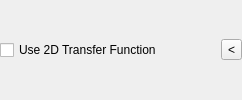
            <widget class="QFrame" name="frame_4">
             <property name="sizePolicy">
              <sizepolicy hsizetype="Minimum" vsizetype="Minimum">
               <horstretch>0</horstretch>
               <verstretch>0</verstretch>
              </sizepolicy>
             </property>
             <property name="frameShape">
              <enum>QFrame::NoFrame</enum>
             </property>
             <property name="frameShadow">
              <enum>QFrame::Plain</enum>
             </property>
             <property name="lineWidth">
              <number>0</number>
             </property>
             <layout class="QHBoxLayout" name="horizontalLayout_15">
              <property name="leftMargin">
               <number>0</number>
              </property>
              <property name="topMargin">
               <number>0</number>
              </property>
              <property name="rightMargin">
               <number>0</number>
              </property>
              <property name="bottomMargin">
               <number>0</number>
              </property>
              <item>
               <widget class="QCheckBox" name="checkBox_Use2DTrans">
                <property name="sizePolicy">
                 <sizepolicy hsizetype="Fixed" vsizetype="Fixed">
                  <horstretch>0</horstretch>
                  <verstretch>0</verstretch>
                 </sizepolicy>
                </property>
                <property name="minimumSize">
                 <size>
                  <width>0</width>
                  <height>18</height>
                 </size>
                </property>
                <property name="text">
                 <string>Use 2D Transfer Function</string>
                </property>
                <property name="checked">
                 <bool>false</bool>
                </property>
               </widget>
              </item>
              <item>
               <widget class="QLabel" name="label_2DIndicator">
                <property name="minimumSize">
                 <size>
                  <width>0</width>
                  <height>18</height>
                 </size>
                </property>
                <property name="font">
                 <font>
                  <weight>75</weight>
                  <bold>true</bold>
                 </font>
                </property>
                <property name="text">
                 <string/>
                </property>
               </widget>
              </item>
              <item>
               <spacer name="horizontalSpacer_12">
                <property name="orientation">
                 <enum>Qt::Horizontal</enum>
                </property>
                <property name="sizeHint" stdset="0">
                 <size>
                  <width>40</width>
                  <height>20</height>
                 </size>
                </property>
               </spacer>
              </item>
              <item>
               <widget class="QToolButton" name="toolButton_Collapse2D">
                <property name="toolTip">
                 <string>Collapse the polygon selcetion part of the 2D transfer function.</string>
                </property>
                <property name="statusTip">
                 <string>Collapse the polygon selcetion part of the 2D transfer function.</string>
                </property>
                <property name="whatsThis">
                 <string>Collapse the polygon selcetion part of the 2D transfer function.</string>
                </property>
                <property name="text">
                 <string>&lt;</string>
                </property>
               </widget>
              </item>
             </layout>
            </widget>
